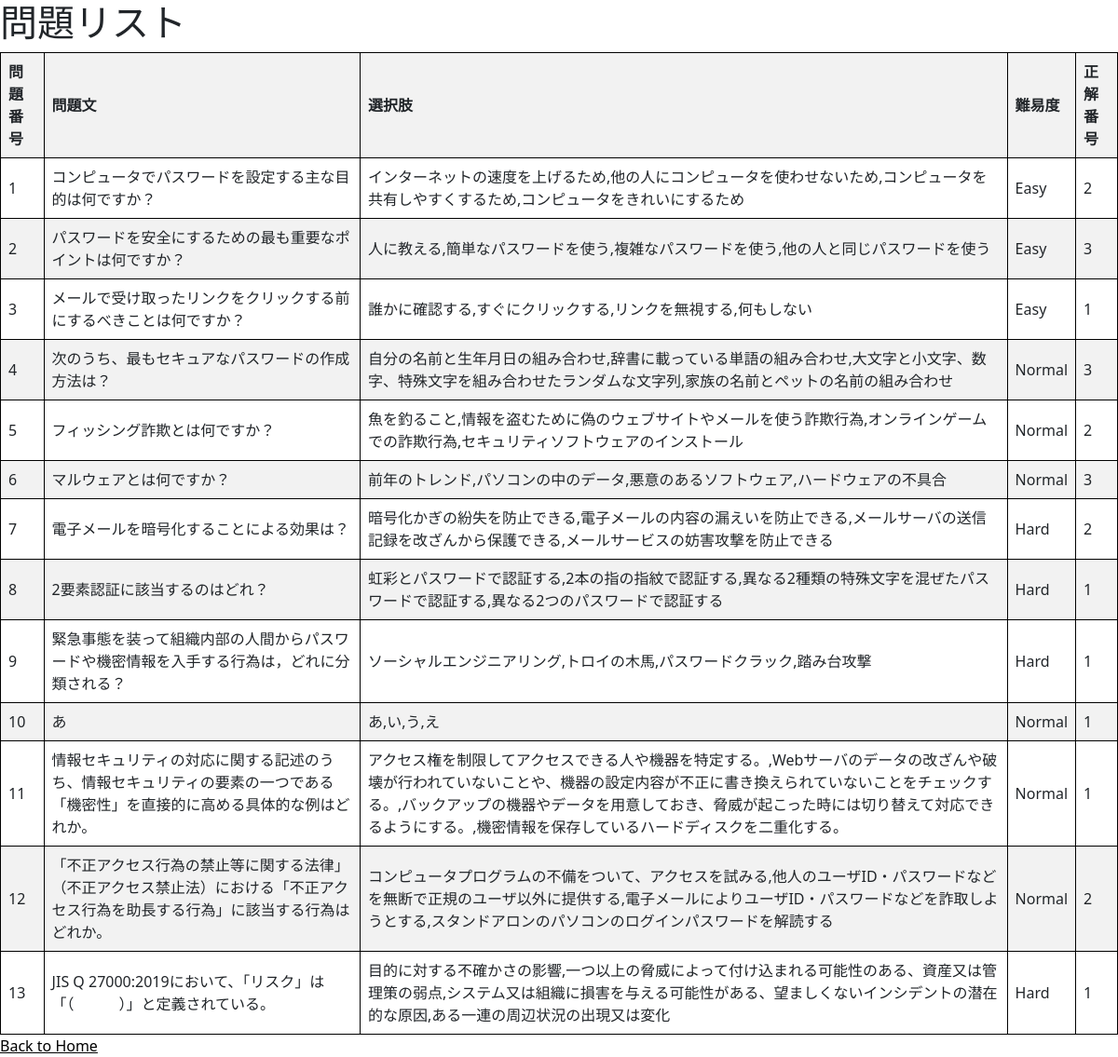
Before: /questions_user with the older database file.
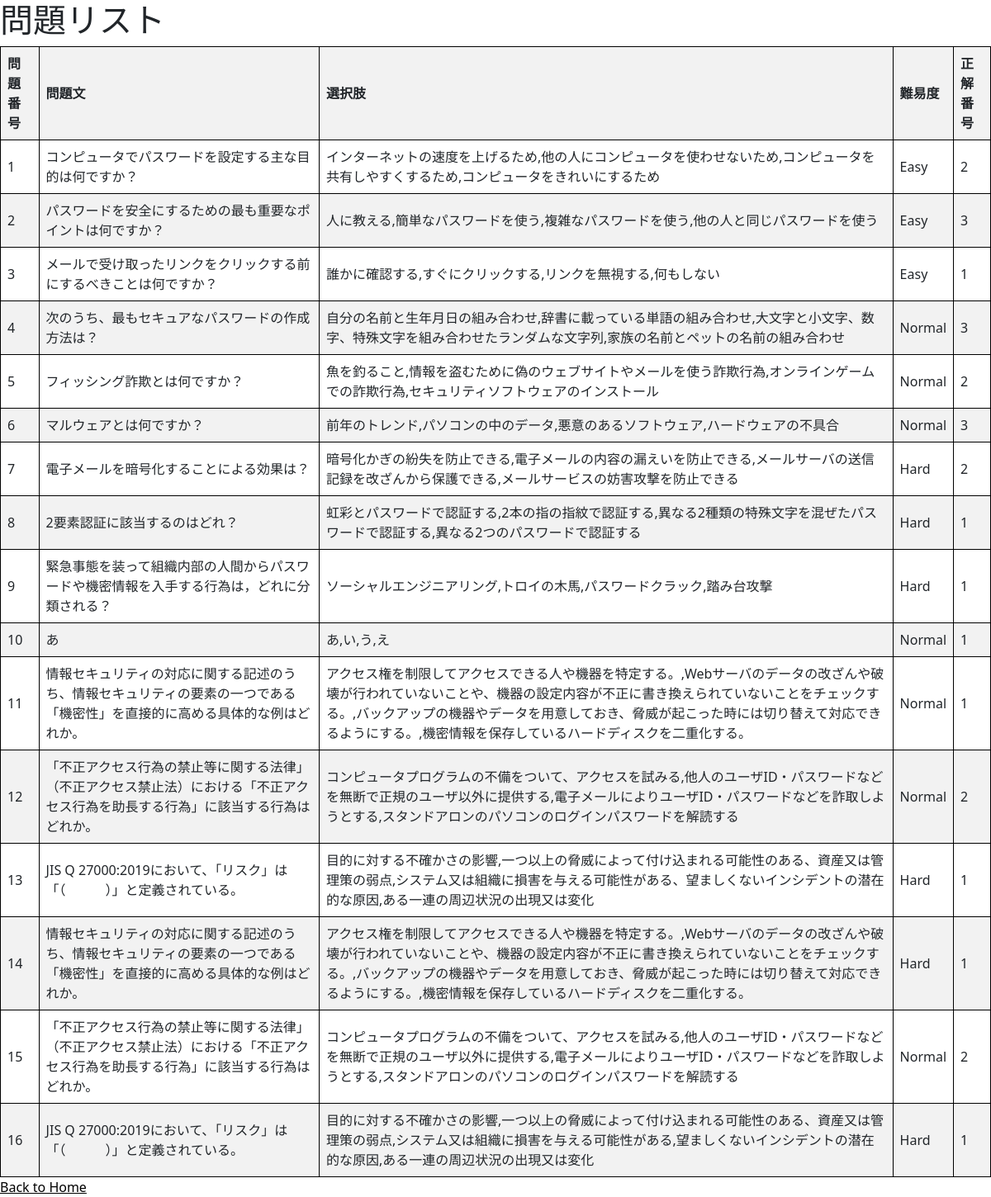
After: the same page with the newer database file.
### app.py (models this page shows)
class Question(db.Model):
    id = db.Column(db.Integer, primary_key=True)
    text = db.Column(db.Text, nullable=False)
    choices = db.Column(db.Text, nullable=False)
    difficulty = db.Column(db.String(50), nullable=False)
    correct_choice = db.Column(db.Integer, nullable=False)

### app.py (the view)
@app.route("/questions_user")
def list_questions():
    questions = Question.query.all()
    return render_template("user/question_list.html", questions=questions)

### templates/user/question_list.html (shortened to what this page needs)
{% extends 'base.html' %}
{% block body %}
<h1>問題リスト</h1>
<table>
    <thead>
        <tr>
            <th>問題番号</th>
            <th>問題文</th>
            <th>選択肢</th>
            <th>難易度</th>
            <th>正解番号</th>
        </tr>
    </thead>
    <tbody>
        {% for question in questions %}
        <tr>
            <td>{{ question.id }}</td>
            <td>{{ question.text }}</td>
            <td>{{ question.choices }}</td>
            <td>{{ question.difficulty }}</td>
            <td>{{ question.correct_choice }}</td>
        </tr>
        {% endfor %}
    </tbody>
</table>
<a href="/user">Back to Home</a>
{% endblock %}

### templates/base.html (shortened to what this page needs)
<!DOCTYPE html>
<html lang="ja">
<head>
  <link rel="stylesheet" href="{{ url_for('static', filename='css/bootstrap.min.css') }}" />
  <link rel="stylesheet" href="../static/css/background.css">
  <link rel="stylesheet" href="../static/css/button.css">
</head>
<body>
  {% block body %}{% endblock %}
</body>
</html>

### static/css/background.css (style rules this page uses)
a { color: #000000; }
html,body { height: 100%; }

### templates/user/question_list.html (style rules this page uses)
table { border-collapse: collapse; width: 100%; }
th, td { border: 1px solid black; padding: 8px; text-align: left; }
th { background-color: #f2f2f2; }
tr:nth-child(even) { background-color: #f2f2f2; }

Changed rows visible on the page:
added Question: id "14", text "情報セキュリティの対応に関する記述のうち、情報セキュリティの要素の一つである「機密性」を直接的に高める具体的な例はどれか。", choices "アクセス権を制限してアクセスできる人や機器を特定する。,Webサーバのデータの改ざんや破壊が行われていないことや、機器の設定内容が不正に書き換えられていないことをチェックする。,バックアップの機器やデータを用意しておき、脅威が起こった時には切り替えて対応できるようにする。,機密情報を保存しているハードディスクを二重化する。", difficulty "Hard", correct_choice "1"
added Question: id "15", text "「不正アクセス行為の禁止等に関する法律」（不正アクセス禁止法）における「不正アクセス行為を助長する行為」に該当する行為はどれか。", choices "コンピュータプログラムの不備をついて、アクセスを試みる,他人のユーザID・パスワードなどを無断で正規のユーザ以外に提供する,電子メールによりユーザID・パスワードなどを詐取しようとする,スタンドアロンのパソコンのログインパスワードを解読する", difficulty "Normal", correct_choice "2"
added Question: id "16", text "JIS Q 27000:2019において、「リスク」は「（ ）」と定義されている。", choices "目的に対する不確かさの影響,一つ以上の脅威によって付け込まれる可能性のある、資産又は管理策の弱点,システム又は組織に損害を与える可能性がある,望ましくないインシデントの潜在的な原因,ある一連の周辺状況の出現又は変化", difficulty "Hard", correct_choice "1"
